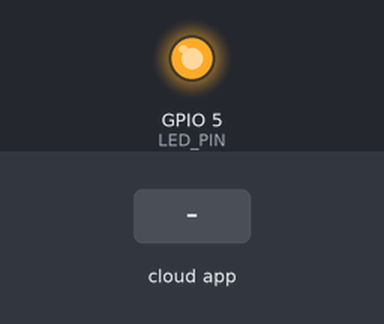
Simulated run of this sketch. Board: ESP8266 (NodeMCU). Parts: output pins drawn as LEDs (lit = HIGH). The inputs (shaded band) are chosen by the test bench. WiFi joins after 1.5 s; servers stay silent unless stated; what the sketch prints to the serial monitor is not drawn.

Above: at 2.7 s.
2.8 s: the phone or cloud app sets 69620c55f52b46f159076917 to 0
At 3.6 s:
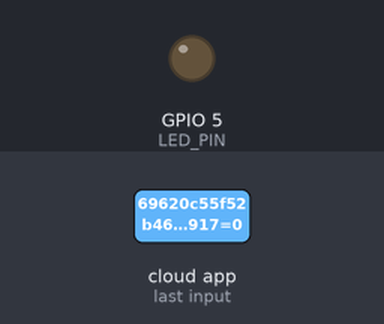
4.3 s: the phone or cloud app sets 69620c55f52b46f159076917 to 1
At 4.7 s:
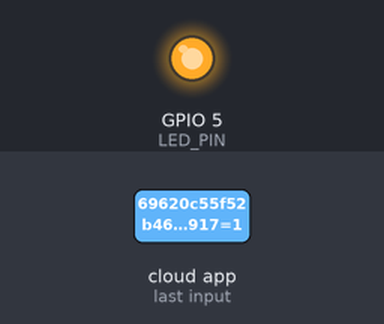
Timing chart, 0 to 7.3 s (numbered marks = the images above; inputs shaded):
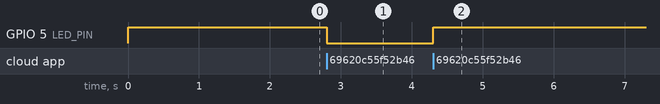

Measured:
- after the input at 2.8 s, GPIO 5 (LED_PIN): HIGH → LOW at once
- after the input at 4.3 s, GPIO 5 (LED_PIN): LOW → HIGH at once

The sketch:

WIFI_2.ino
```cpp
/*
 * Example for how to use SinricPro Switch device:
 * - setup a switch device
 * - handle request using callback (turn on/off builtin led indicating device power state)
 * - send event to sinricPro server (flash button is used to turn on/off device manually)
 *
 * If you encounter any issues:
 * - check the readme.md at https://github.com/sinricpro/esp8266-esp32-sdk/blob/master/README.md
 * - ensure all dependent libraries are installed
 *   - see https://github.com/sinricpro/esp8266-esp32-sdk/blob/master/README.md#arduinoide
 *   - see https://github.com/sinricpro/esp8266-esp32-sdk/blob/master/README.md#dependencies
 * - open serial monitor and check whats happening
 * - check full user documentation at https://sinricpro.github.io/esp8266-esp32-sdk
 * - visit https://github.com/sinricpro/esp8266-esp32-sdk/issues and check for existing issues or open a new one
 */

// Uncomment the following line to enable serial debug output
//#define ENABLE_DEBUG

#ifdef ENABLE_DEBUG
  #define DEBUG_ESP_PORT Serial
  #define NODEBUG_WEBSOCKETS
  #define NDEBUG
#endif

#include <Arduino.h>
#if defined(ESP8266)
  #include <ESP8266WiFi.h>
#elif defined(ESP32) || defined(ARDUINO_ARCH_RP2040)
  #include <WiFi.h>
#endif

#include "SinricPro.h"
#include "SinricProSwitch.h"

#define WIFI_SSID         "Kalaii"
#define WIFI_PASS         "Kalai@17"
#define APP_KEY           "0874cd4d-defb-4cc0-bc3b-6d4041c4da0c"      // Should look like "de0bxxxx-1x3x-4x3x-ax2x-5dabxxxxxxxx"
#define APP_SECRET        "e039ed8c-fdc2-4a8e-b7e8-765735e06edf-8bd27dd1-29d0-4f63-9307-09a3e0c273e0"   // Should look like "5f36xxxx-x3x7-4x3x-xexe-e86724a9xxxx-4c4axxxx-3x3x-x5xe-x9x3-333d65xxxxxx"
#define SWITCH_ID         "69620c55f52b46f159076917"    // Should look like "5dc1564130xxxxxxxxxxxxxx"
#define BAUD_RATE         115200                // Change baudrate to your need

//#define BUTTON_PIN 2   // GPIO for BUTTON (inverted: LOW = pressed, HIGH = released)
#define LED_PIN   5   // GPIO for LED (inverted)

bool myPowerState = false;
unsigned long lastBtnPress = 0;

/* bool onPowerState(String deviceId, bool &state)
 *
 * Callback for setPowerState request
 * parameters
 *  String deviceId (r)
 *    contains deviceId (useful if this callback used by multiple devices)
 *  bool &state (r/w)
 *    contains the requested state (true:on / false:off)
 *    must return the new state
 *
 * return
 *  true if request should be marked as handled correctly / false if not
 */
bool onPowerState(const String &deviceId, bool &state) {
  Serial.printf("Device %s turned %s (via SinricPro) \r\n", deviceId.c_str(), state?"on":"off");
  myPowerState = state;
  digitalWrite(LED_PIN, myPowerState?HIGH:LOW);
  return true; // request handled properly
}

/*void handleButtonPress() {
  unsigned long actualMillis = millis(); // get actual millis() and keep it in variable actualMillis
  if (digitalRead(BUTTON_PIN) == LOW && actualMillis - lastBtnPress > 1000)  { // is button pressed (inverted logic! button pressed = LOW) and debounced?
    if (myPowerState) {     // flip myPowerState: if it was true, set it to false, vice versa
      myPowerState = false;
    } else {
      myPowerState = true;
    }
    digitalWrite(LED_PIN, myPowerState?LOW:HIGH); // if myPowerState indicates device turned on: turn on led (builtin led uses inverted logic: LOW = LED ON / HIGH = LED OFF)*/

    // get Switch device back
    SinricProSwitch& mySwitch = SinricPro[SWITCH_ID];
    // send powerstate event
    bool success = mySwitch.sendPowerStateEvent(myPowerState); // send the new powerState to SinricPro server
    /*if(!success) {
      Serial.printf("Something went wrong...could not send Event to server!\r\n");
    }

    Serial.printf("Device %s turned %s (manually via flashbutton)\r\n", mySwitch.getDeviceId().c_str(), myPowerState?"on":"off");

    lastBtnPress = actualMillis;  // update last button press variable
  }
}*/

// setup function for WiFi connection
void setupWiFi() {
  Serial.printf("\r\n[Wifi]: Connecting");

  #if defined(ESP8266)
    WiFi.setSleepMode(WIFI_NONE_SLEEP);
    WiFi.setAutoReconnect(true);
  #elif defined(ESP32)
    WiFi.setSleep(false);
    WiFi.setAutoReconnect(true);
  #endif

  WiFi.begin(WIFI_SSID, WIFI_PASS);

  while (WiFi.status() != WL_CONNECTED) {
    Serial.printf(".");
    delay(250);
  }
  Serial.printf("connected!\r\n[WiFi]: IP-Address is %s\r\n", WiFi.localIP().toString().c_str());
}

// setup function for SinricPro
void setupSinricPro() {
  // add device to SinricPro
  SinricProSwitch& mySwitch = SinricPro[SWITCH_ID];

  // set callback function to device
  mySwitch.onPowerState(onPowerState);

  // setup SinricPro
  SinricPro.onConnected([](){ Serial.printf("Connected to SinricPro\r\n"); });
  SinricPro.onDisconnected([](){ Serial.printf("Disconnected from SinricPro\r\n"); });
  //SinricPro.restoreDeviceStates(true); // Uncomment to restore the last known state from the server.
  SinricPro.begin(APP_KEY, APP_SECRET);
}

// main setup function
void setup() {
  //pinMode(BUTTON_PIN, INPUT_PULLUP); // GPIO 0 as input, pulled high
  pinMode(LED_PIN, OUTPUT); // define LED GPIO as output
  digitalWrite(LED_PIN, HIGH); // turn off LED on bootup

  Serial.begin(BAUD_RATE); Serial.printf("\r\n\r\n");
  setupWiFi();
  setupSinricPro();
}

void loop() {
 // handleButtonPress();
  SinricPro.handle();
}
```
